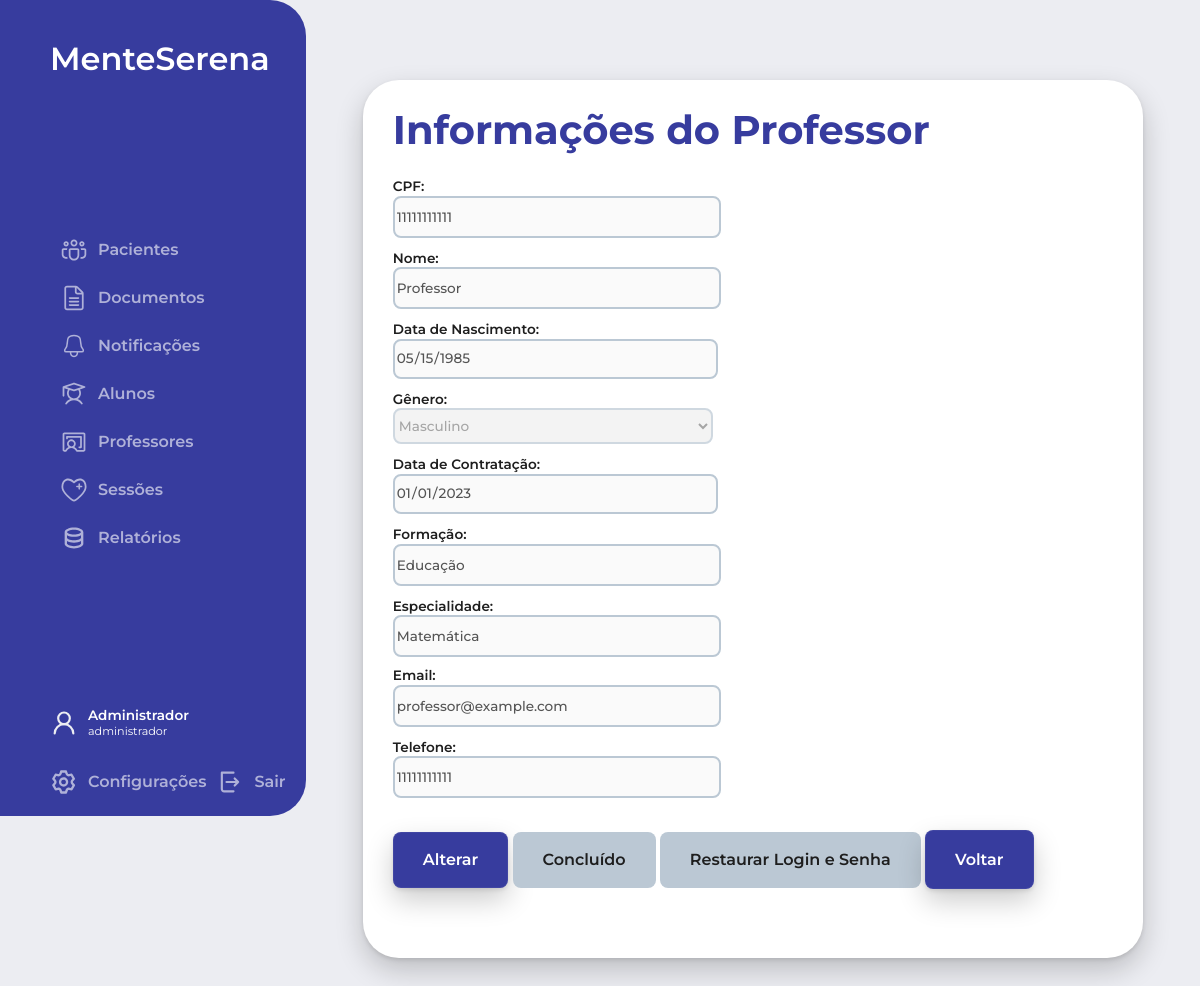
/php/acessarProfessores.php?id=2 (signed in), run on an earlier commit of the app's database.
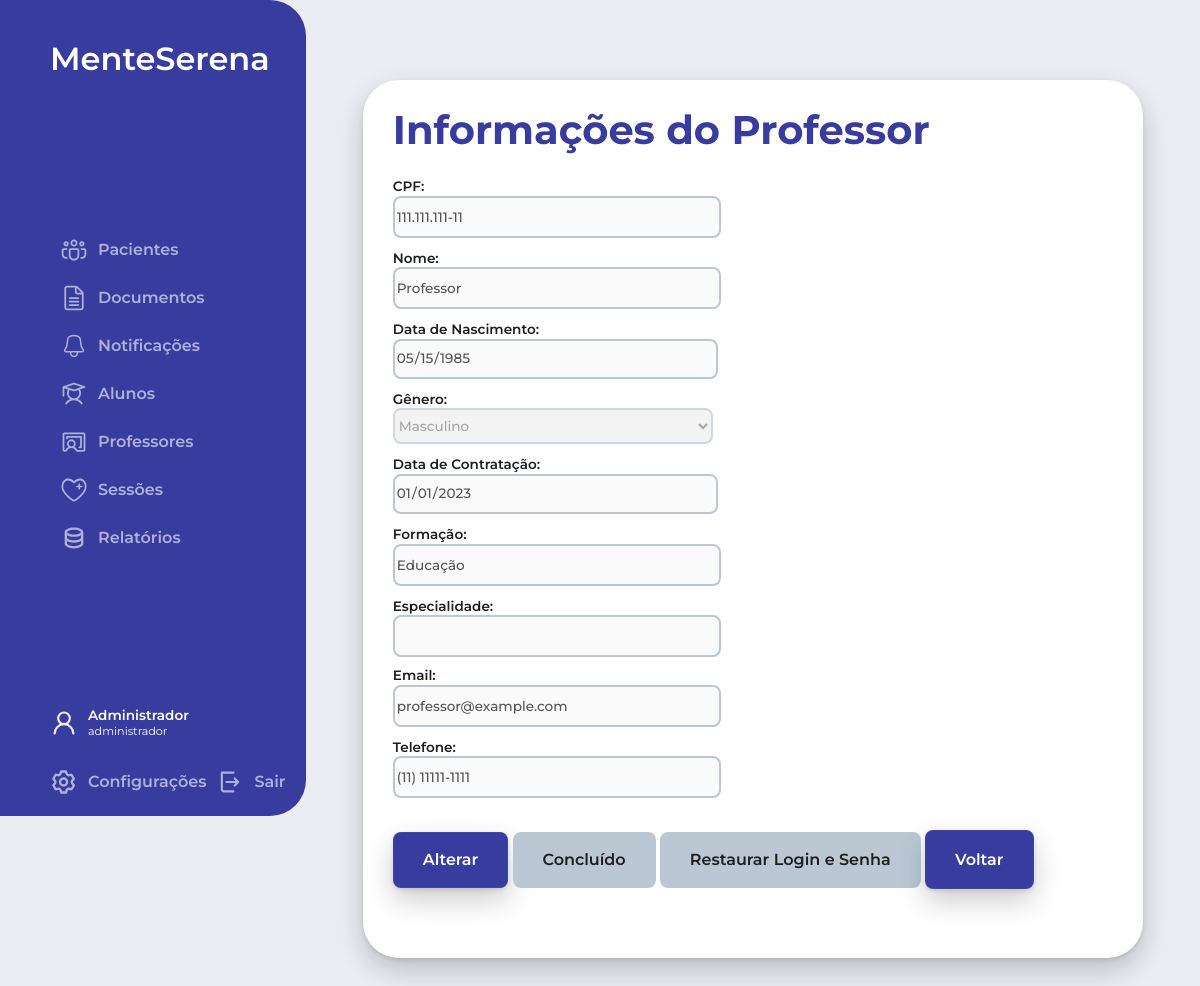
And on a later commit of the database.
### tables this page shows
CREATE TABLE Usuarios (
    id_usuario INT AUTO_INCREMENT PRIMARY KEY,
    cpf VARCHAR(14) NOT NULL,
    nome VARCHAR(50) NOT NULL,
    data_nascimento DATE NOT NULL,
    genero ENUM('Masculino', 'Feminino', 'Outro') NOT NULL,
    data_contratacao DATE NOT NULL,
    formacao VARCHAR(50) NOT NULL,
    tipo_usuario ENUM('aluno', 'professor', 'administrador') NOT NULL,
    especialidade VARCHAR(20),
    email VARCHAR(50) NOT NULL,
    telefone VARCHAR(15) NOT NULL,
    login VARCHAR(20) NOT NULL,
    senha VARCHAR(255) NOT NULL,
    ativo BOOLEAN NOT NULL
);

### php/acessarProfessores.php (the view, shortened to what this page needs)
<?php
include('../config.php');
$idProfessor = isset($_GET['id']) ? $_GET['id'] : '';
$queryProfessor = "SELECT * FROM Usuarios WHERE id_usuario = ? AND tipo_usuario = 'professor'";
$stmtProfessor = mysqli_prepare($conn, $queryProfessor);
mysqli_stmt_bind_param($stmtProfessor, "i", $idProfessor);
mysqli_stmt_execute($stmtProfessor);
$resultProfessor = mysqli_stmt_get_result($stmtProfessor);
$professor = mysqli_fetch_assoc($resultProfessor);
?>
<!DOCTYPE html>
<html lang="pt-br">
<head>
  <link rel="stylesheet" href="../estilo.css">
  <link rel="stylesheet" href="../css/sidebar.css">
  <link rel="stylesheet" href="../css/mainContent.css">
</head>
<body>
  <div class="body_section">
    <?php include('sidebar.php'); ?>
    <main>
      <div class="main_title"><h2>Informações do Professor</h2></div>
      <div class="content">
        <form class="main_form" action="acessarProfessores.php?id=<?php echo $idProfessor; ?>" method="post">
          <div class="form_group">
            <div class="form_input">
              <label for="cpf">CPF:</label>
              <input type="text" name="cpf" id="cpf" value="<?php echo $professor['cpf']; ?>" disabled>
            </div>
            <div class="form_input">
              <label for="nome">Nome:</label>
              <input type="text" name="nome" id="nome" value="<?php echo $professor['nome']; ?>" disabled>
            </div>
            <div class="form_input">
              <label for="data_nascimento">Data de Nascimento:</label>
              <input type="date" name="data_nascimento" id="data_nascimento" value="<?php echo $professor['data_nascimento']; ?>" disabled>
            </div>
            <div class="form_input">
              <label for="genero">Gênero:</label>
              <select name="genero" id="genero" disabled>
                <option value="Masculino" <?php echo ($professor['genero'] == 'Masculino') ? 'selected' : ''; ?>>Masculino</option>
              </select>
            </div>
            <div class="form_input">
              <label for="data_contratacao">Data de Contratação:</label>
              <input type="date" name="data_contratacao" id="data_contratacao" value="<?php echo $professor['data_contratacao']; ?>" disabled>
            </div>
            <div class="form_input">
              <label for="formacao">Formação:</label>
              <input type="text" name="formacao" id="formacao" value="<?php echo $professor['formacao']; ?>" disabled>
            </div>
            <div class="form_input">
              <label for="especialidade">Especialidade:</label>
              <input type="text" name="especialidade" id="especialidade" value="<?php echo $professor['especialidade']; ?>" disabled>
            </div>
            <div class="form_input">
              <label for="email">Email:</label>
              <input type="text" name="email" id="email" value="<?php echo $professor['email']; ?>" disabled>
            </div>
            <div class="form_input">
              <label for="telefone">Telefone:</label>
              <input type="text" name="telefone" id="telefone" value="<?php echo $professor['telefone']; ?>" disabled>
            </div>
          </div>
          <div class="form_group full_width">
            <button type="button" id="alterarBtn" class="botao_azul text_button">Alterar</button>
            <button type="submit" id="concluidoBtn" class="botao_azul text_button" name="botao" value="Concluído" disabled>Concluído</button>
            <button type="submit" id="restaurarLoginBtn" class="botao_azul text_button" name="botao" value="Restaurar Login e Senha" disabled>Restaurar Login e Senha</button>
            <a href="mainContent.php?tipo=professores" class="botao_azul text_button">Voltar</a>
          </div>
        </form>
      </div>
    </main>
  </div>
</body>
</html>

What changed in the data, as far as the page shows it:
changed usuarios "Professor": cpf "11111111111" → "111.111.111-11"; telefone "11111111111" → "(11) 11111-1111"; especialidade "Matemática" → (not shown)
